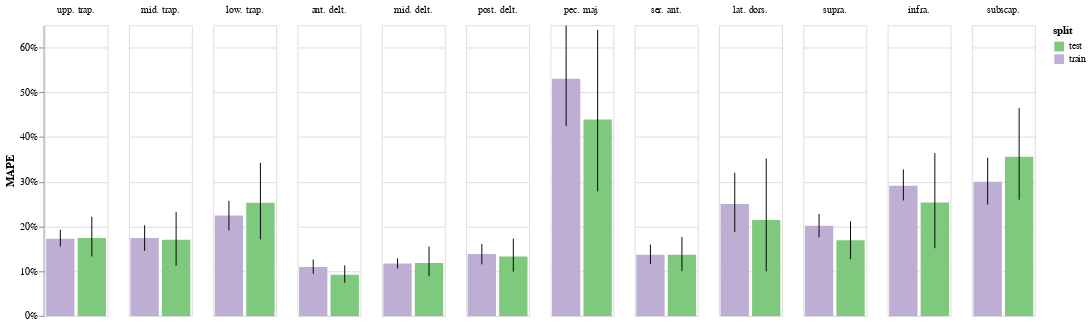

The notebook cell this image was saved under:
### Code cell
base = (
    alt.Chart()
    .encode(
        alt.X(
            "split",
            title=None,
            axis=alt.Axis(labels=False, domain=False, ticks=False),
            sort=["train", "test"],
        )
    )
    .properties(width=65)
)

bar = base.mark_bar().encode(
    alt.Y("mean(mape)", title="MAPE", axis=alt.Axis(format="%")), alt.Color("split", scale=alt.Scale(scheme='accent'))
)
error = base.mark_rule().encode(alt.Y("ci0(mape)"), alt.Y2("ci1(mape)"))


(bar + error).facet(data=eval_df, column=alt.Column("muscle", sort=MUSCLES, title=None))

### Figure 1 — Vega-Lite specification as saved in the notebook (floating-point values rounded to 4 significant figures; data arrays with more than 128 entries replaced by an {"elided": "..."} marker saying what was removed)
{"$schema": "https://vega.github.io/schema/vega-lite/v2.6.0.json", "config": {"view": {"height": 300, "width": 400}}, "data": {"name": "data-1ac992c7c6f05410f49e03c409d0fd7c"}, "datasets": {"data-1ac992c7c6f05410f49e03c409d0fd7c": {"elided": "1675 records"}}, "facet": {"column": {"field": "muscle", "sort": ["upp. trap.", "mid. trap.", "low. trap.", "ant. delt.", "mid. delt.", "post. delt.", "pec. maj.", "ser. ant.", "lat. dors.", "supra.", "infra.", "subscap."], "title": null, "type": "nominal"}}, "spec": {"layer": [{"encoding": {"color": {"field": "split", "scale": {"scheme": "accent"}, "type": "nominal"}, "x": {"axis": {"domain": false, "labels": false, "ticks": false}, "field": "split", "sort": ["train", "test"], "title": null, "type": "nominal"}, "y": {"aggregate": "mean", "axis": {"format": "%"}, "field": "mape", "title": "MAPE", "type": "quantitative"}}, "mark": "bar", "width": 65}, {"encoding": {"x": {"axis": {"domain": false, "labels": false, "ticks": false}, "field": "split", "sort": ["train", "test"], "title": null, "type": "nominal"}, "y": {"aggregate": "ci0", "field": "mape", "type": "quantitative"}, "y2": {"aggregate": "ci1", "field": "mape", "type": "quantitative"}}, "mark": "rule", "width": 65}]}}
